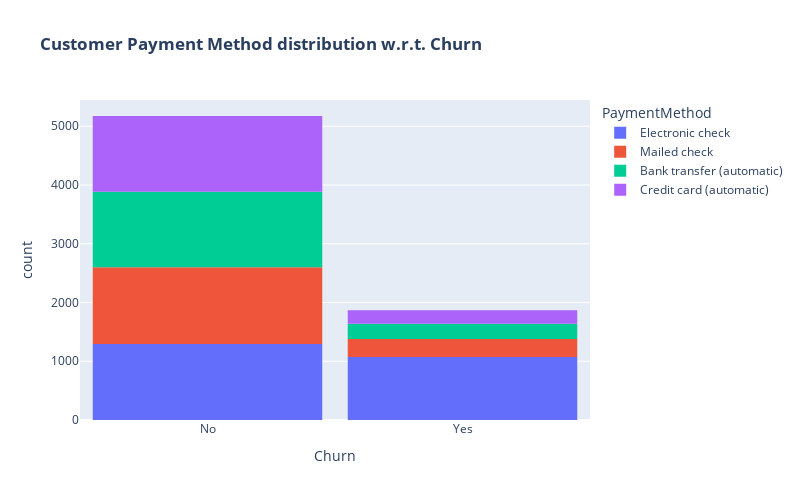

Source (notebook cell):
### Code cell
labels = data['PaymentMethod'].unique()
values = data['PaymentMethod'].value_counts()
fig = px.histogram(data, x="Churn", color="PaymentMethod", title="<b>Customer Payment Method distribution w.r.t. Churn</b>")
fig.update_layout(width=800, height=500, bargap=0.1)
fig.show()

### Figure 1 — Plotly figure (JSON) as saved in the notebook; plotly's stock layout.template omitted (floating-point values rounded to 4 significant figures; data arrays with more than 128 entries replaced by an {"elided": "..."} marker saying what was removed)
{"data": [{"alignmentgroup": "True", "bingroup": "x", "hovertemplate": "PaymentMethod=Electronic check<br>Churn=%{x}<br>count=%{y}<extra></extra>", "legendgroup": "Electronic check", "marker": {"color": "#636efa", "pattern": {"shape": ""}}, "name": "Electronic check", "offsetgroup": "Electronic check", "orientation": "v", "showlegend": true, "type": "histogram", "x": {"elided": "2365 str values"}, "xaxis": "x", "yaxis": "y"}, {"alignmentgroup": "True", "bingroup": "x", "hovertemplate": "PaymentMethod=Mailed check<br>Churn=%{x}<br>count=%{y}<extra></extra>", "legendgroup": "Mailed check", "marker": {"color": "#EF553B", "pattern": {"shape": ""}}, "name": "Mailed check", "offsetgroup": "Mailed check", "orientation": "v", "showlegend": true, "type": "histogram", "x": {"elided": "1612 str values"}, "xaxis": "x", "yaxis": "y"}, {"alignmentgroup": "True", "bingroup": "x", "hovertemplate": "PaymentMethod=Bank transfer (automatic)<br>Churn=%{x}<br>count=%{y}<extra></extra>", "legendgroup": "Bank transfer (automatic)", "marker": {"color": "#00cc96", "pattern": {"shape": ""}}, "name": "Bank transfer (automatic)", "offsetgroup": "Bank transfer (automatic)", "orientation": "v", "showlegend": true, "type": "histogram", "x": {"elided": "1544 str values"}, "xaxis": "x", "yaxis": "y"}, {"alignmentgroup": "True", "bingroup": "x", "hovertemplate": "PaymentMethod=Credit card (automatic)<br>Churn=%{x}<br>count=%{y}<extra></extra>", "legendgroup": "Credit card (automatic)", "marker": {"color": "#ab63fa", "pattern": {"shape": ""}}, "name": "Credit card (automatic)", "offsetgroup": "Credit card (automatic)", "orientation": "v", "showlegend": true, "type": "histogram", "x": {"elided": "1522 str values"}, "xaxis": "x", "yaxis": "y"}], "layout": {"bargap": 0.1, "barmode": "relative", "height": 500, "legend": {"title": {"text": "PaymentMethod"}, "tracegroupgap": 0}, "title": {"text": "<b>Customer Payment Method distribution w.r.t. Churn</b>"}, "width": 800, "xaxis": {"anchor": "y", "domain": [0, 1], "title": {"text": "Churn"}}, "yaxis": {"anchor": "x", "domain": [0, 1], "title": {"text": "count"}}}}
